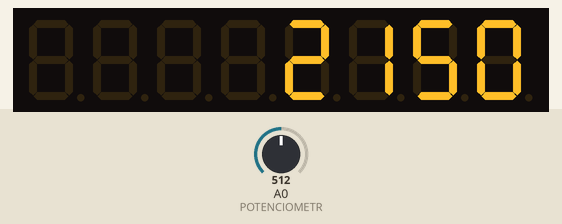
Simulated run of this sketch. Board: Arduino Uno, built with avr-gcc and run on an emulated ATmega328P. Shown: 8-digit seven-segment display. The test bench sets the inputs (shaded band); at power-on: A0 (POTENCIOMETR) = 512.

Above: at 1.2 s.
1.3 s: A0 (POTENCIOMETR) set to 716
At 2.1 s:
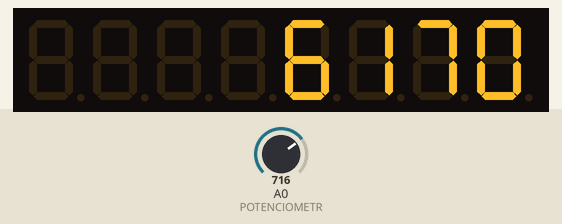
2.8 s: A0 (POTENCIOMETR) set to 900
At 3.3 s:
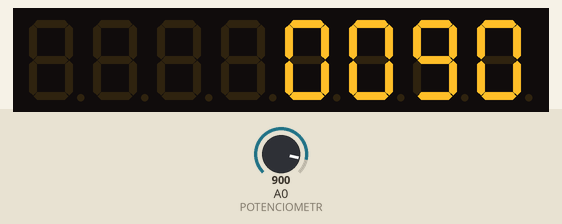
4.3 s: A0 (POTENCIOMETR) set to 1023
At 4.6 s:
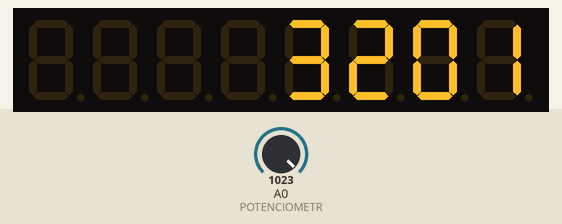
Timing chart, 0 to 7.3 s (numbered marks = the images above; inputs shaded):
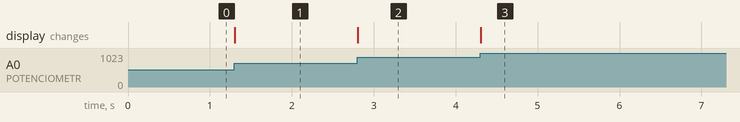

Measured:
- after the input at 1.3 s, the display: changes at once (image 1)
- after the input at 2.8 s, the display: changes at once (image 2)
- after the input at 4.3 s, the display: changes at once (image 3)

The sketch:

02_Segmentovy_displej_potenciometr.ino
```cpp
// Použité knihovny: LedControl
#include <LedControl.h>

// Deklarace displeje
// LedControl(Din, CLK, Load, # čipů)
LedControl lc = LedControl(10, 12, 11, 1);

// Deklarace potenciometru
#define POTENCIOMETR A0

void setup()
{
  // Probuzení displeje
  // shutdown(adresa, T/F)
  lc.shutdown(0, false);

  // Nastavení podsvícení
  // setIntensity(adresa, <0-15>)
  lc.setIntensity(0, 8);

  // Smazání displeje
  // clearDisplay(adresa)
  lc.clearDisplay(0);
  Serial.begin(9600);
}

// Metoda pro zobrazení čísel na displej
// Zobrazuje čísla na správné pozici
void zobrazCislo(int in_cislo)
{
  int cislo;

  for (int i = 3; i >= 0; i--)
  {
    cislo = in_cislo % 10;
    // in_cislo = in_cislo / 10;
    in_cislo /= 10;
    lc.setDigit(0, i, cislo, false);
  }
}

void loop()
{
  int hodnota = analogRead(POTENCIOMETR);
  zobrazCislo(hodnota);
  delay(10);
}
```
